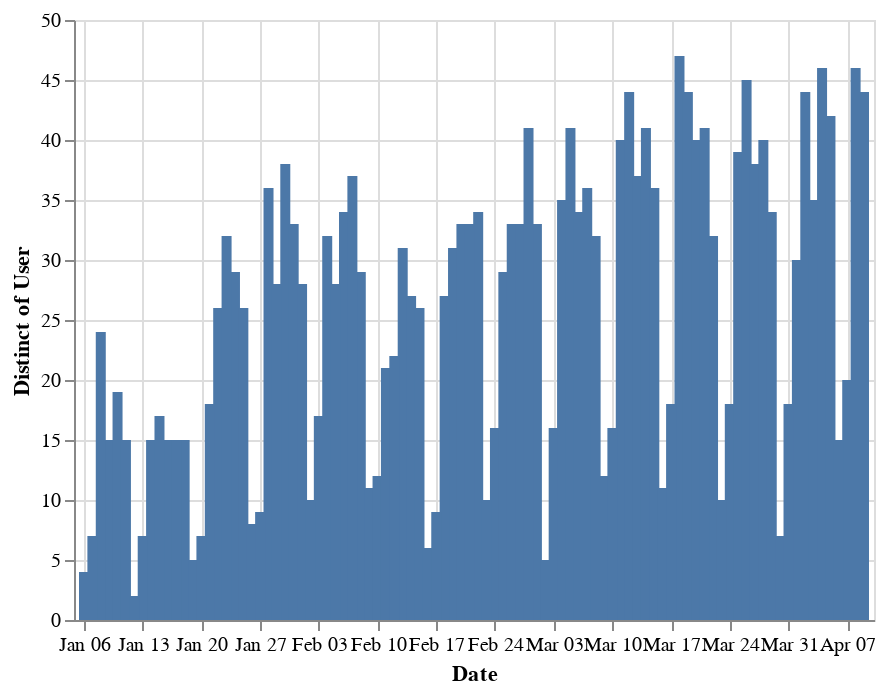

This figure's notebook cell:
### Code cell
alt.Chart(df).mark_bar().encode(
    x='Date:T',
    y='distinct(User)'
)

### Figure 1 — Vega-Lite specification as saved in the notebook (floating-point values rounded to 4 significant figures; data arrays with more than 128 entries replaced by an {"elided": "..."} marker saying what was removed)
{"$schema": "https://vega.github.io/schema/vega-lite/v2.6.0.json", "config": {"view": {"height": 300, "width": 400}}, "data": {"name": "data-dcc5f8acd6632450bcc48c90f61826df"}, "datasets": {"data-dcc5f8acd6632450bcc48c90f61826df": {"elided": "4022 records"}}, "encoding": {"x": {"field": "Date", "type": "temporal"}, "y": {"aggregate": "distinct", "field": "User", "type": "nominal"}}, "mark": "bar"}
